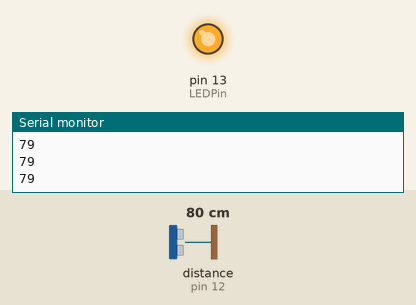
The sketch below on a simulated Arduino Uno, built with avr-gcc and run on an emulated ATmega328P. On the bench: output pins drawn as LEDs (lit = HIGH), the last lines printed to the serial monitor. Wiring (inferred from the names in the program): ultrasonic range finder: trigger pin 11; echo pin 12. Inputs (shaded band) come from the test bench; at power-on: distance to the obstacle (sensor on pin 12) 80 cm. The echo pulse lasts 58.3 µs per cm; pins used as bus, display or sensor lines are not drawn.

Above: at 1.2 s.
1.3 s: distance to the obstacle (sensor on pin 12) set to 195 cm
2.8 s: distance to the obstacle (sensor on pin 12) set to 203 cm
At 3.6 s:
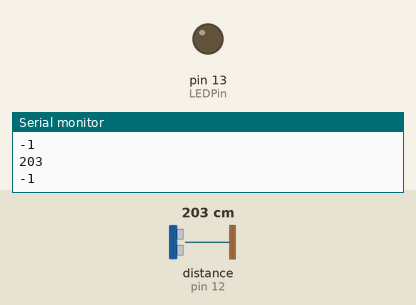
4.3 s: distance to the obstacle (sensor on pin 12) set to 2 cm
At 4.9 s:
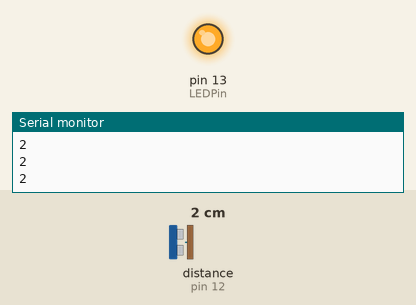
5.8 s: distance to the obstacle (sensor on pin 12) set to 250 cm
At 6.3 s:
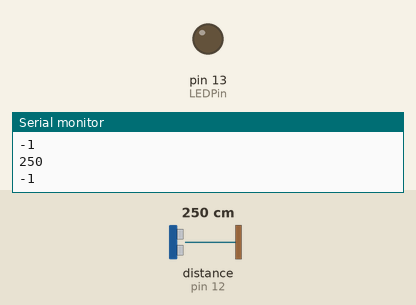
Timing chart, 0 to 8.3 s (numbered marks = the images above; inputs shaded):
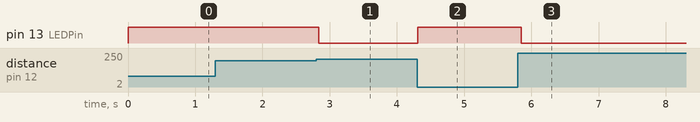

Measured:
- the behaviour switches between 199 and 200 cm on distance to the obstacle (sensor on pin 12) (found by bisection; images 0 and 1)
- after the input at 2.8 s, pin 13 (LEDPin): HIGH → LOW at once
- after the input at 4.3 s, pin 13 (LEDPin): LOW → HIGH at once
- after the input at 5.8 s, pin 13 (LEDPin): HIGH → LOW after 0.05 s

The sketch:

HC_SR04_Test.ino
```cpp
/*-------------------HC_SR04_Test-----------------------*/
/*-------------Source Code by---------------------------*/
/*------Modified & Adapted by Habib.m @Hab_mz-----------*/
/*-----------------------V1.1---------------------------*/

#define echoPin 12
#define trigPin 11
#define LEDPin 13

long duration, distance;

void setup() {
Serial.begin (9600);
pinMode(trigPin, OUTPUT);
pinMode(echoPin, INPUT);
pinMode(LEDPin, OUTPUT);
}

void loop() {
  digitalWrite(trigPin, LOW);
  delayMicroseconds(2);
  digitalWrite(trigPin, HIGH);
  delayMicroseconds(10);
  digitalWrite(trigPin, LOW);
  duration = pulseIn(echoPin, HIGH);
  distance = duration/58.2;
  Serial.println(distance);

   if (distance >= 200 || distance <= 00){
     Serial.println("-1");digitalWrite(LEDPin, LOW);
   }
   else {
     Serial.println(distance);
     digitalWrite(LEDPin, HIGH);
     delay(50);
   }
}

/*
 if (distance <= 20){
  digitalWrite(led1, HIGH);
 }
 else {
  digitalWrite(led1, LOW);
 }

 if (distance >= 20){
  digitalWrite(led2, HIGH);
 }
 else {
 digitalWrite(led2, LOW);
 }

/*-----------------------------V2---------------------------------
 #define echoPin 12
#define trigPin 13
#define LEDPin 10
#define LEDPin2 9
int maximumRange = 200;
int minimumRange = 00;
long duration, distance;

void setup() {
Serial.begin (9600);
pinMode(trigPin, OUTPUT);
pinMode(echoPin, INPUT);
pinMode(LEDPin, OUTPUT);
pinMode(LEDPin2, OUTPUT);
}

void loop() {
  digitalWrite(trigPin, LOW);
  delayMicroseconds(2);
  digitalWrite(trigPin, HIGH);
  delayMicroseconds(10);
  digitalWrite(trigPin, LOW);
  duration = pulseIn(echoPin, HIGH);
  distance = duration/58.2;
  Serial.println(distance);


/*-----------------------------LED1---------------------------------
if (distance >= 25 || distance <= 00){
     Serial.println("tidakSatu");digitalWrite(LEDPin, LOW);
   }
   else {
     Serial.println("satu");
     digitalWrite(LEDPin, HIGH);
   }
/*-----------------------------LED2---------------------------------
  if (distance >= 50 || distance <= 26){
     Serial.println("tidakDua");digitalWrite(LEDPin2, LOW);
   }
   else {
     Serial.println("dua");
     digitalWrite(LEDPin2, HIGH);
     delay(50);
   }
}
 */
```
